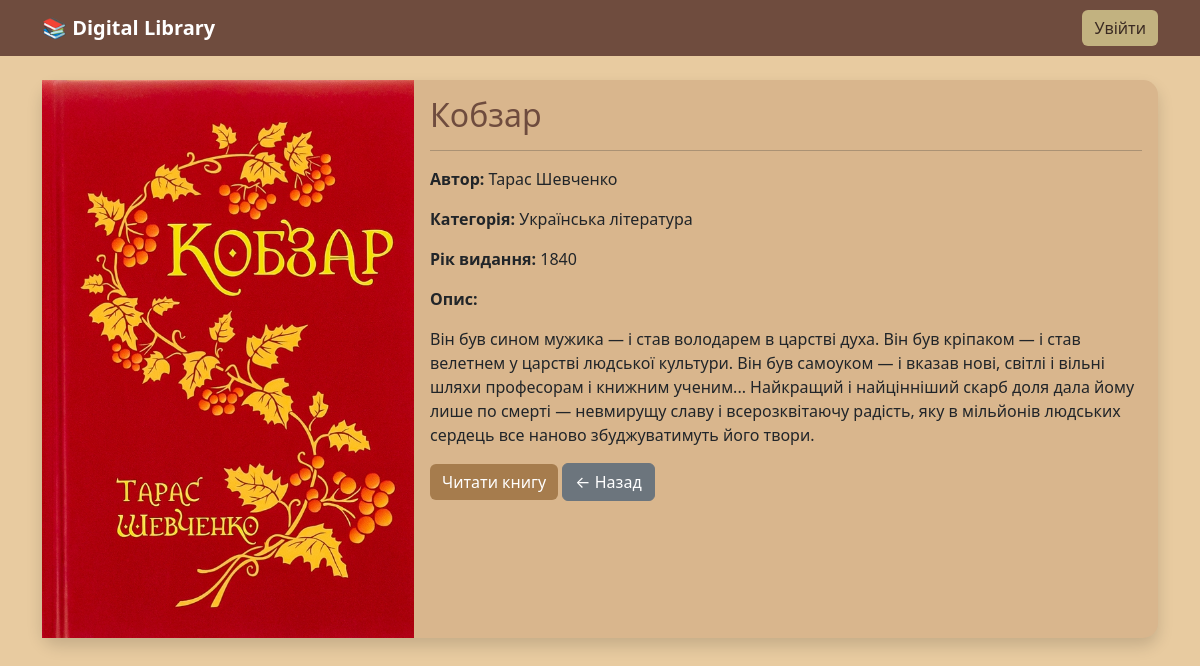
Screenshot of /book/6/ with the database file from the repository.
### books/models.py (models this page shows, shortened)
class Book(models.Model):
    title = models.CharField(max_length=200)
    description = models.TextField()
    publication_year = models.IntegerField()
    cover = models.ImageField(upload_to='covers/', blank=True, null=True)
    pdf_file = models.FileField(upload_to='books/', blank=True, null=True)
    author = models.ForeignKey(Author, on_delete=models.CASCADE)
    category = models.ForeignKey(Category, on_delete=models.CASCADE)
    available = models.BooleanField(default=True)

class Author(models.Model):
    full_name = models.CharField(max_length=100)
    birth_date = models.DateField(null=True, blank=True)
    country = models.CharField(max_length=50)
    def __str__(self):
        return self.full_name

class Category(models.Model):
    name = models.CharField(max_length=50)
    description = models.TextField(blank=True)
    def __str__(self):
        return self.name

### books/views.py (the view)
# urls.py: path("book/<int:book_id>/", book_detail, name="book_detail"),
def book_detail(request, book_id):
    book = get_object_or_404(Book, id=book_id)
    return render(request, "books/book_detail.html", {"book": book})

### templates/books/book_detail.html (shortened to what this page needs)
{% extends 'base.html' %}
{% block content %}
<div class="card library-card shadow">
    <div class="row g-0">
        <div class="col-md-4">
            <div class="detail-cover-container">
                {% if book.cover %}
                    <img src="{{ book.cover.url }}" class="detail-cover" alt="{{ book.title }}">
                {% else %}
                    <div class="book-cover-placeholder"><small>Обкладинка тимчасово відсутня</small></div>
                {% endif %}
            </div>
        </div>
        <div class="col-md-8">
            <div class="card-body">
                <h2>{{ book.title }}</h2>
                <hr>
                <p><strong>Автор: </strong>{{ book.author }}</p>
                <p><strong>Категорія: </strong>{{ book.category }}</p>
                <p><strong>Рік видання: </strong>{{ book.publication_year }}</p>
                <p><strong>Опис: </strong></p>
                <p>{{ book.description }}</p>
                {% if book.pdf_file %}
                    <a href="{{ book.pdf_file.url }}" target="_blank" class="btn btn-main">Читати книгу</a>
                {% endif %}
                <a href="/" class="btn btn-secondary">← Назад</a>
            </div>
        </div>
    </div>
</div>
{% endblock %}

### templates/base.html (style rules this page uses)
body { background-color:#E8CBA0; }
.library-card { background-color:#D9B68D; border:none; border-radius:15px; }
.detail-cover-container { aspect-ratio: 2 / 3; max-width:400px; }
.detail-cover { width:100%; height:100%; object-fit:cover; }
.btn-main { background-color:#A67C4D; color:white; border:none; }
a { color:#6F4C3E; }
h1,h2,h3,h4,h5 { color:#6F4C3E; }

### rows the page displays
Book: cover (picture), title "Кобзар", author "Тарас Шевченко", category "Українська література", publication_year "1840", description "Він був сином мужика — і став володарем в царстві духа. Він був кріпаком — і став велетнем у царстві людської культури. Він був самоуком — і вказав нові, світлі і вільні шляхи професорам і книжним ученим... Найкращий і найцінніший скарб доля дала йому лише по смерті — невмирущу славу і всерозквітаючу радість, яку в мільйонів людських сердець все наново збуджуватимуть його твори."
